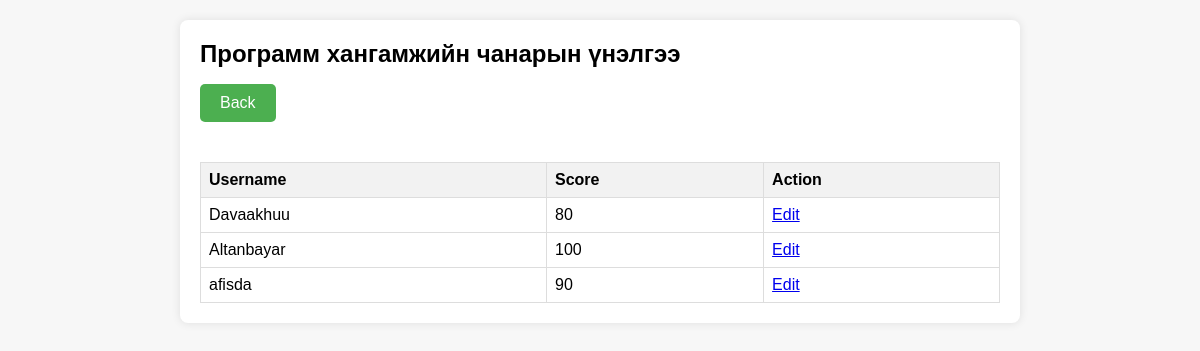
Screenshot of /teacher/lesson?lessonid=2 with the database file from the repository.
### lab3app/models.py (models this page shows, shortened)
class Lesson(models.Model):
    title = models.CharField(max_length=200)
    teacher = models.ForeignKey(Users, on_delete=models.CASCADE)

class Study(models.Model):
    user = models.ForeignKey(Users, on_delete=models.CASCADE)
    lesson = models.ForeignKey(Lesson, on_delete=models.CASCADE)
    score = models.IntegerField()

class Users(models.Model):
    username = models.CharField(max_length=100)
    password = models.TextField()
    role = models.ForeignKey(Role, on_delete=models.SET_NULL, null=True)

### lab3app/views.py (the view)
# urls.py: path('teacher/lesson', views.lesson, name="lesson"),
def lesson(request):
        id = request.GET.get('lessonid')
        lesson = Lesson.objects.get(id = id)
        users = Study.objects.filter(lesson=id)
        context = {"id":id,
                "users":users,
                "lesson":lesson,}
        return render(request, "teacher/lesson.html", context)

### templates/teacher/lesson.html (shortened to what this page needs)
<!DOCTYPE html>
<html lang="en">
<head>
</head>
<body>
    <div class="container">
        <h1>{{ lesson.title }}</h1>
        <a href="/" class="back-btn">Back</a>
        <form method="POST">
            <table>
                <thead>
                    <tr>
                        <th>Username</th>
                        <th>Score</th>
                        <th>Action</th>
                    </tr>
                </thead>
                <tbody>
                    {% for user in users %}
                    <tr>
                        <td>{{ user.user.username }}</td>
                        <td>{{ user.score }}</td>
                        <td><a href="editscore?userid={{ user.id }}&lessonid={{ lesson.id }}">Edit</a></td>
                    </tr>
                    {% endfor %}
                </tbody>
            </table>
        </form>
    </div>
</body>
</html>

### templates/teacher/lesson.html (style rules this page uses)
body { font-family: Arial, sans-serif; margin: 0; padding: 0; background-color: #f7f7f7; }
.container { max-width: 800px; margin: 20px auto; padding: 20px; background-color: #fff; border-radius: 8px; box-shadow: 0 0 10px rgba(0, 0, 0, 0.1); }
h1 { font-size: 24px; margin-top: 0; }
table { width: 100%; border-collapse: collapse; margin-top: 20px; }
th, td { border: 1px solid #ddd; padding: 8px; text-align: left; }
th { background-color: #f2f2f2; }
.back-btn { display: inline-block; background-color: #4CAF50; color: white; padding: 10px 20px; text-decoration: none; border-radius: 5px; margin-bottom: 20px; }

### rows the page displays
Lesson: title "Программ хангамжийн чанарын үнэлгээ"
Study: user.username "Davaakhuu", score "80"
Study: user.username "Altanbayar", score "100"
Study: user.username "afisda", score "90"
